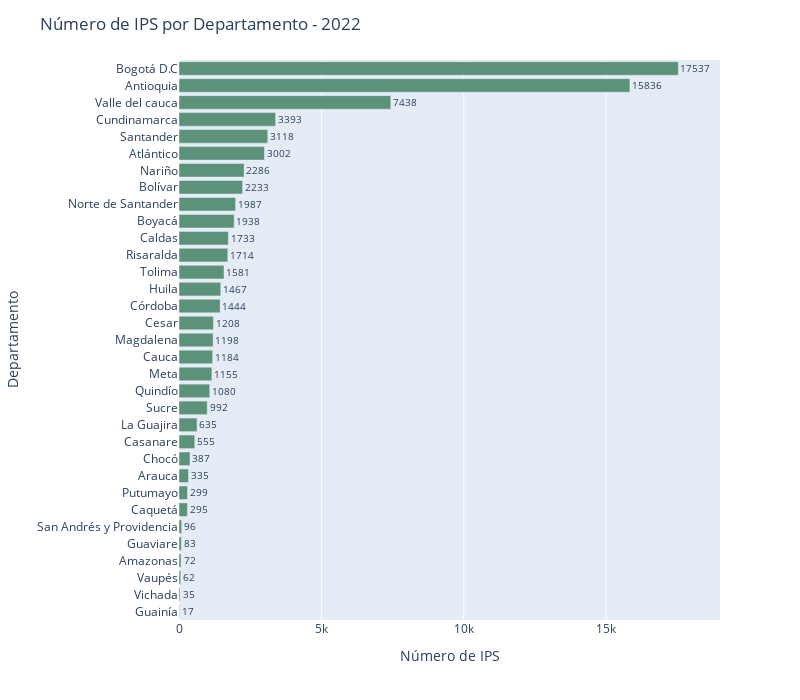

Source (notebook cell):
### Code cell
fig = px.bar(data_frame=df_num_reps, x='Y2022', y='departamento', orientation='h')

fig.update_xaxes(title_text='Número de IPS')
fig.update_xaxes(range=[0,19000])
fig.update_yaxes(title_text='Departamento')
fig.update_layout(title='Número de IPS por Departamento - 2022')

color_sequence = ['#5B9279' for i in departamentos]
fig.update_traces(marker=dict(color=color_sequence))

fig.update_traces(text=df_num_reps['Y2022'], textposition='outside')

fig.update_layout(width=800, height=700)

### Figure 1 — Plotly figure (JSON) as saved in the notebook; plotly's stock layout.template omitted (floating-point values rounded to 4 significant figures)
{"data": [{"alignmentgroup": "True", "hovertemplate": "Y2022=%{x}<br>departamento=%{y}<extra></extra>", "legendgroup": "", "marker": {"color": ["#5B9279", "#5B9279", "#5B9279", "#5B9279", "#5B9279", "#5B9279", "#5B9279", "#5B9279", "#5B9279", "#5B9279", "#5B9279", "#5B9279", "#5B9279", "#5B9279", "#5B9279", "#5B9279", "#5B9279", "#5B9279", "#5B9279", "#5B9279", "#5B9279", "#5B9279", "#5B9279", "#5B9279", "#5B9279", "#5B9279", "#5B9279", "#5B9279", "#5B9279", "#5B9279", "#5B9279", "#5B9279", "#5B9279"], "pattern": {"shape": ""}}, "name": "", "offsetgroup": "", "orientation": "h", "showlegend": false, "text": [17, 35, 62, 72, 83, 96, 295, 299, 335, 387, 555, 635, 992, 1080, 1155, 1184, 1198, 1208, 1444, 1467, 1581, 1714, 1733, 1938, 1987, 2233, 2286, 3002, 3118, 3393, 7438, 15836, 17537], "textposition": "outside", "type": "bar", "x": [17, 35, 62, 72, 83, 96, 295, 299, 335, 387, 555, 635, 992, 1080, 1155, 1184, 1198, 1208, 1444, 1467, 1581, 1714, 1733, 1938, 1987, 2233, 2286, 3002, 3118, 3393, 7438, 15836, 17537], "xaxis": "x", "y": ["Guainía", "Vichada", "Vaupés", "Amazonas", "Guaviare", "San Andrés y Providencia", "Caquetá", "Putumayo", "Arauca", "Chocó", "Casanare", "La Guajira", "Sucre", "Quindío", "Meta", "Cauca", "Magdalena", "Cesar", "Córdoba", "Huila", "Tolima", "Risaralda", "Caldas", "Boyacá", "Norte de Santander", "Bolívar", "Nariño", "Atlántico", "Santander", "Cundinamarca", "Valle del cauca", "Antioquia", "Bogotá D.C"], "yaxis": "y"}], "layout": {"barmode": "relative", "height": 700, "legend": {"tracegroupgap": 0}, "margin": {"t": 60}, "title": {"text": "Número de IPS por Departamento - 2022"}, "width": 800, "xaxis": {"anchor": "y", "domain": [0, 1], "range": [0, 19000], "title": {"text": "Número de IPS"}}, "yaxis": {"anchor": "x", "domain": [0, 1], "title": {"text": "Departamento"}}}}
